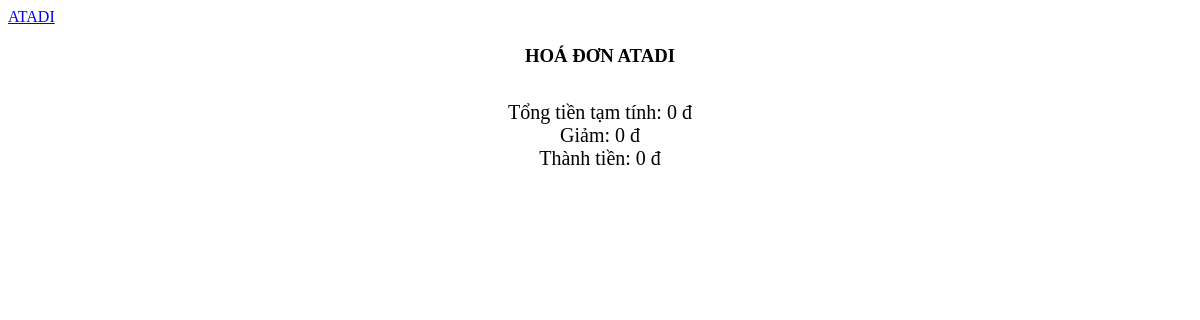
Page /chitiethoadon.php?hdid=13 on the earlier database version.
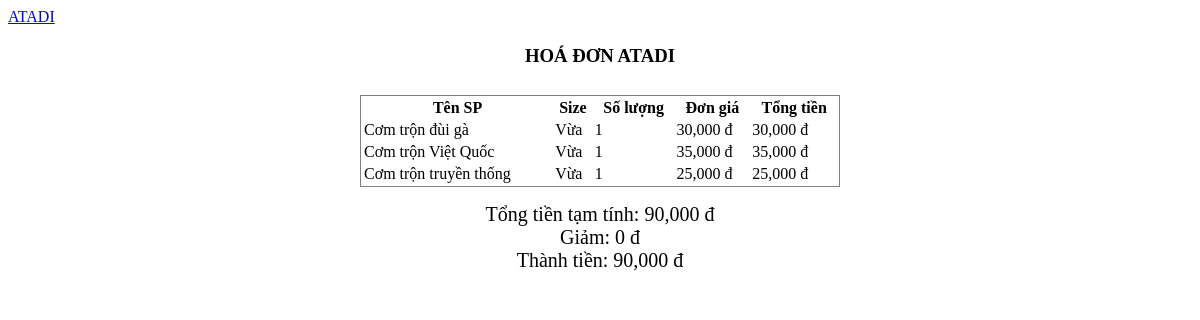
Same page on the later database version.
### tables this page shows
CREATE TABLE `chitiethoadon` (
  `MAHOADON` int NOT NULL,
  `MASP` varchar(10) NOT NULL,
  `MASIZE` varchar(5) NOT NULL,
  `SOLUONGSP` int DEFAULT NULL,
  `DOCAY` varchar(20) DEFAULT NULL,
  `DONGIABAN` int DEFAULT NULL,
  `TONGTIEN` int NOT NULL
);

CREATE TABLE `sanpham` (
  `MASP` varchar(10) NOT NULL,
  `MALOAI` varchar(10) NOT NULL,
  `TENSP` varchar(100) DEFAULT NULL,
  `MOTA` varchar(300) DEFAULT NULL,
  `LINKANH` varchar(200) DEFAULT NULL
);

### chitiethoadon.php (the view, shortened to what this page needs)
<a href="index.php">ATADI</a>
<div class="bill">
    <h3>HOÁ ĐƠN ATADI</h3>
    <?php
        require 'connect.php';
        $sql = "SELECT ct.*, sp.* FROM hoadon hd
                join chitiethoadon ct on ct.MAHOADON = hd.MAHOADON
                join sanpham sp on sp.MASP = ct.MASP
                where hd.MAHOADON = {$_GET['hdid']}";
        $result = $conn->query($sql);
        if ($result->num_rows > 0) {
            $result = $conn->query($sql);
            $result_all = $result -> fetch_all(MYSQLI_ASSOC);
            echo '<table style="margin-top: 10px !important; min-width: 30rem; border: 1px solid grey;">';
            echo '<tr><th>Tên SP</th><th>Size</th><th>Số lượng</th><th>Đơn giá</th><th>Tổng tiền</th></tr>';
            $tamtinh = 0;
            foreach ($result_all as $row) {
                    echo '<tr>';
                    echo '<td>' . $row['TENSP'] . '</td>';
                    echo '<td>' . $row['MASIZE'] . '</td>';
                    echo '<td>' . $row['SOLUONGSP'] . '</td>';
                    echo '<td>' . number_format($row['DONGIABAN']) . ' đ</td>';
                    echo '<td>' . number_format($row['DONGIABAN']*$row['SOLUONGSP']) . ' đ</td>';
                    echo '</tr>';
                    $tamtinh += ($row['DONGIABAN']*$row['SOLUONGSP']);
            }
                echo '</table>';
        }
        $giam = 0;
        $tt = $tamtinh - $giam;
    ?>
    <div style="margin-top: 1rem; font-size: 20px;">
        Tổng tiền tạm tính: <?php echo number_format($tamtinh) ?> đ <br>
        Giảm: <?php echo number_format($giam) ?> đ <br>
        Thành tiền: <?php echo number_format($tt) ?> đ <br>
    </div>
</div>

### chitiethoadon.php (style rules this page uses)
.bill { display: flex; flex-direction: column; justify-content: center; align-items: center; text-align: center; }

Differences in the rows shown:
added chitiethoadon: sanpham.TENSP "Cơm trộn đùi gà", MASIZE "Vừa", SOLUONGSP "1", DONGIABAN "30,000", $row['DONGIABAN']*$row['SOLUONGSP'] "30,000"
added chitiethoadon: sanpham.TENSP "Cơm trộn Việt Quốc", MASIZE "Vừa", SOLUONGSP "1", DONGIABAN "35,000", $row['DONGIABAN']*$row['SOLUONGSP'] "35,000"
added chitiethoadon: sanpham.TENSP "Cơm trộn truyền thống", MASIZE "Vừa", SOLUONGSP "1", DONGIABAN "25,000", $row['DONGIABAN']*$row['SOLUONGSP'] "25,000"
Other differences:
$tamtinh: "0" → "90,000"
$tt: "0" → "90,000"
text now shown: "Tên SP Size Số lượng Đơn giá Tổng tiền"
